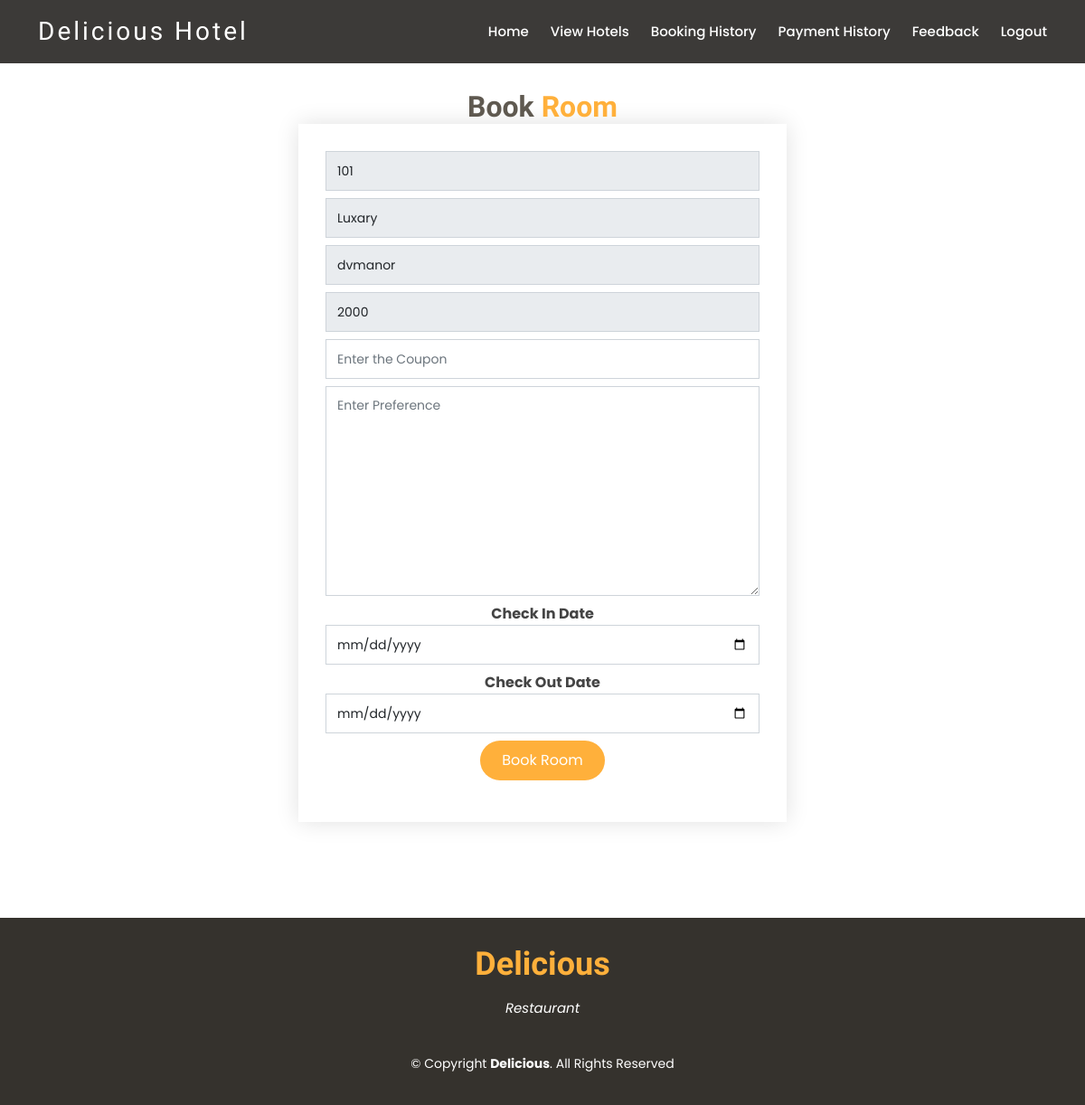
/BookRoom.php?id=1, run on the app's committed database.
### tables this page shows
CREATE TABLE `room` (
  `id` int(11) NOT NULL,
  `Roomno` varchar(30) NOT NULL,
  `type` varchar(30) NOT NULL,
  `price` int(11) NOT NULL,
  `hotelid` int(11) NOT NULL
);

CREATE TABLE `hotel` (
  `id` int(11) NOT NULL,
  `name` varchar(30) NOT NULL,
  `image` longblob NOT NULL,
  `imagetype` varchar(30) NOT NULL,
  `address` text NOT NULL
);

### Hotel.php (called while the page is built, shortened)
<?php
class Hotel
{
      function getRoomByID($id)
      {
            require "connect.php";
            $sql = "select *  from room where id = $id";
            $res = mysqli_query($conn,$sql) or die(mysqli_error($conn));
            return $res;
      }
      function getHotelNameByRoomID($id)
      {
            require "connect.php";
            $sql = "select name from  hotel,room where hotel.id = room.hotelid and room.id=$id";
            $res = mysqli_query($conn,$sql) or die(mysqli_error($conn));
            $row = mysqli_fetch_array($res);
            return $row[0];
      }
}
?>

### BookRoom.php (the view, shortened to what this page needs)
<html>
<head>
  <link href=" assets/vendor/animate.css/animate.min.css  " rel="stylesheet">
  <link href=" assets/vendor/bootstrap/css/bootstrap.min.css  " rel="stylesheet">
  <link href=" assets/vendor/bootstrap-icons/bootstrap-icons.css  " rel="stylesheet">
  <link href=" assets/vendor/boxicons/css/boxicons.min.css  " rel="stylesheet">
  <link href=" assets/vendor/glightbox/css/glightbox.min.css  " rel="stylesheet">
  <link href=" assets/vendor/swiper/swiper-bundle.min.css  " rel="stylesheet">
  <link href=" assets/css/style.css  " rel="stylesheet">
</head>
<body>
    <header id="header" class="fixed-top d-flex align-items-center header-transparent">
        <div class="container-fluid container-xl d-flex align-items-center justify-content-between">
          <div class="logo me-auto">
            <h1><a href="index2.html">Delicious Hotel</a></h1>
          </div>
          <?php
             require_once "customermenu.php";
          ?>
        </div>
      </header>
      <main id="main">
      <br>
    <section id="book-a-table" class="book-a-table">
    <div class="row">
      <div class="col-sm-3">
      </div>
      <div class="col-sm-6">
    <div class="container">
      <div class="section-title">
        <h2>Book <span>Room</span></h2>
        <form action="" method="post" role="form" class="php-email-form1">
        <div class="row">
        <?php
                 require_once "Hotel.php";
                 $id = $_GET['id'];
                 $h = new Hotel();
                 $res = $h ->getRoomByID($id);
                 if($row = mysqli_fetch_array($res))
                 {
                    ?>
          <div class="col-lg-12 col-md-12 form-group mt-3 mt-md-0">
            <input type="text" class="form-control" placeholder="Enter Room No" name="rno" value="<?php echo $row[1]; ?>" readonly>
          </div>
          <div class="col-lg-12 col-md-12 form-group">
          <input type="text" class="form-control" name="rtype" value="<?php echo $row['2']; ?>" readonly>
           </div>
           <div class="col-lg-12 col-md-12 form-group">
          <input type="text" class="form-control" name="hname" value="<?php echo $h->getHotelNameByRoomID($id); ?>" readonly>
           </div>
          <div class="col-lg-12 col-md-12 form-group">
          <input type="text" class="form-control" name="rprice" value="<?php echo $row['3']; ?>" readonly>
          </div>
          <div class="col-lg-12 col-md-12 form-group">
          <div class="col-lg-12 col-md-12 form-group">
          <input type="text" class="form-control" name="coupon" placeholder="Enter the Coupon">
          </div>
          <div class="col-lg-12 col-md-12 form-group">
            <div class="col-lg-12 col-md-12 form-group">
              <textarea name="preference" class="form-control" placeholder="Enter Preference" id="" cols="30" rows="10"></textarea>
            </div>
          <span style="text-align:left"><b> Check In Date </b></span>
          <div class="col-lg-12 col-md-12 form-group">
          <input type="date" class="form-control" name="checkIn" required >
          </div>
          <span style="text-align:left"><b> Check Out Date </b></span>
          <div class="col-lg-12 col-md-12 form-group">
          <input type="date" class="form-control" name="checkOut" >
          </div>
        <div class="text-center"><button name="book" type="submit">Book Room</button></div>
    </div>
    </div>
    </div>
    <?php
                 }
                 ?>
</div>
         </div>
  </section>
</main>
       <footer id="footer">
        <div class="container">
          <h3>Delicious</h3>
          <p>Restaurant</p>
          <div class="copyright">
            &copy; Copyright <strong><span>Delicious</span></strong>. All Rights Reserved
          </div>
        </div>
      </footer>
</body>
</html>

### assets/css/style.css (style rules this page uses)
body { font-family: "Poppins", sans-serif; color: #444444; }
a { text-decoration: none; color: #ffb03b; }
h1, h2, h3, h4, h5, h6 { font-family: "Satisfy", sans-serif; }
#header { top: 0px; height: 70px; z-index: 997; transition: all 0.5s; padding: 10px 0; background: rgba(26, 24, 22, 0.85); }
#header.header-transparent { background: rgba(26, 24, 22, 0.85); }
#header .logo h1 { font-size: 28px; margin: 0; line-height: 1; font-weight: 400; letter-spacing: 3px; }
#header .logo h1 a, #header .logo h1 a:hover { color: #fff; text-decoration: none; }
section { padding: 60px 0; }
.section-title { text-align: center; padding-bottom: 30px; }
.section-title h2 { margin: 15px 0 0 0; font-size: 32px; font-weight: 700; color: #5f5950; }
.section-title h2 span { color: #ffb03b; }
.book-a-table .php-email-form1 { width: 100%; box-shadow: 0 0 24px 0 rgba(0, 0, 0, 0.12); padding: 30px; background: #fff; }
.book-a-table .php-email-form1 .form-group { padding-bottom: 8px; }
.book-a-table .php-email-form1 input, .book-a-table .php-email-form1 textarea { border-radius: 0; box-shadow: none; font-size: 14px; }
.book-a-table .php-email-form1 input { height: 44px; }
.book-a-table .php-email-form1 textarea { padding: 10px 12px; }
.book-a-table .php-email-form1 button[type=submit] { background: #ffb03b; border: 0; padding: 10px 24px; color: #fff; transition: 0.4s; border-radius: 50px; }
#footer { background: #35322d; color: #fff; font-size: 14px; text-align: center; padding: 30px 0; }
#footer h3 { font-size: 36px; font-weight: 700; color: #ffb03b; position: relative; padding: 0; margin: 0 0 15px 0; }
#footer p { font-size: 15; font-style: italic; padding: 0; margin: 0 0 40px 0; }
#footer .copyright { margin: 0 0 5px 0; }

### data on the page
room: rno "101", rtype "Luxary", rprice "2000"
hotel: hname "dvmanor"
